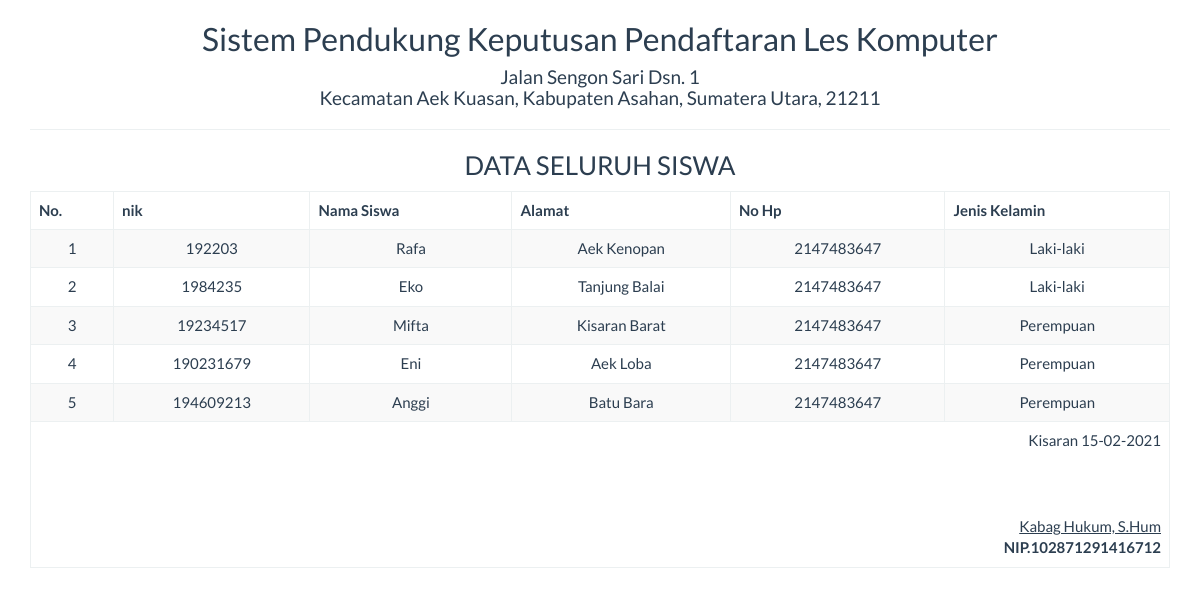
Screenshot of /report/siswa_semua.php with the database file from the repository.
### tables this page shows
CREATE TABLE `tb_siswa` (
  `nik` int(5) NOT NULL,
  `nama_siswa` varchar(100) NOT NULL,
  `alamat` Varchar(50) NOT NULL,
  `no_hp` int(5) NOT NULL,
  `jenis_kelamin` Varchar(50) NOT NULL
);

### report/siswa_semua.php (the view, shortened to what this page needs)
<!DOCTYPE html>
<html>
    <head>
        <link href="../Assets/css/bootstrap.min.css" rel="stylesheet" type="text/css"/>
    </head>
    <body onload="print()">
        <?php
        include '../config/koneksi.php';
        ?>
        <div class="container">
            <div class='row'>
                <div class="col-sm-12">
                    <div class="text-center">
                        <h2>Sistem Pendukung Keputusan Pendaftaran Les Komputer </h2>
                        <h4>Jalan Sengon Sari Dsn. 1 <br> Kecamatan Aek Kuasan, Kabupaten Asahan, Sumatera Utara, 21211</h4>
                        <hr>
                        <h3>DATA SELURUH SISWA</h3>
                        <table class="table table-bordered table-striped table-hover">
                        <tbody>
                                <thead>
								<tr>
									 <th>No.</th><th>nik</th><th>Nama Siswa</th><th>Alamat<th>No Hp</th><th>Jenis Kelamin</th>
								</tr>
								</thead>
							<tbody>
                            <?php
                            $sql = "SELECT * FROM tb_siswa";
                            $query = mysqli_query($koneksi, $sql) or die("SQL Anda Salah");
                            $nomor = 0;
                            while ($data = mysqli_fetch_array($query)) {
                                $nomor++;
                                ?>
                                <tr>
                                    <td><?= $nomor ?></td>
									<td><?= $data['nik'] ?></td>
                                    <td><?= $data['nama_siswa'] ?></td>
                                    <td><?= $data['alamat'] ?></td>
									<td><?= $data['no_hp'] ?></td>
									<td><?= $data['jenis_kelamin'] ?></td>
                                </tr>
                            <?php } ?>
							</tbody>
                        </tbody>
                            <tfoot>
                                <tr>
                                    <td colspan="8" class="text-right">
                                        Kisaran  <?= date("d-m-Y") ?>
                                        <br><br><br><br>
                                        <u>Kabag Hukum, S.Hum<strong></u><br>
                                        NIP.102871291416712
									</td>
								</tr>
							</tfoot>
                        </table>
                    </div>
                </div>
            </div>
    </body>
</html>

### rows the page displays
tb_siswa: nik "192203", nama_siswa "Rafa", alamat "Aek Kenopan", no_hp "2147483647", jenis_kelamin "Laki-laki"
tb_siswa: nik "1984235", nama_siswa "Eko", alamat "Tanjung Balai", no_hp "2147483647", jenis_kelamin "Laki-laki"
tb_siswa: nik "19234517", nama_siswa "Mifta", alamat "Kisaran Barat", no_hp "2147483647", jenis_kelamin "Perempuan"
tb_siswa: nik "190231679", nama_siswa "Eni", alamat "Aek Loba", no_hp "2147483647", jenis_kelamin "Perempuan"
tb_siswa: nik "194609213", nama_siswa "Anggi", alamat "Batu Bara", no_hp "2147483647", jenis_kelamin "Perempuan"
